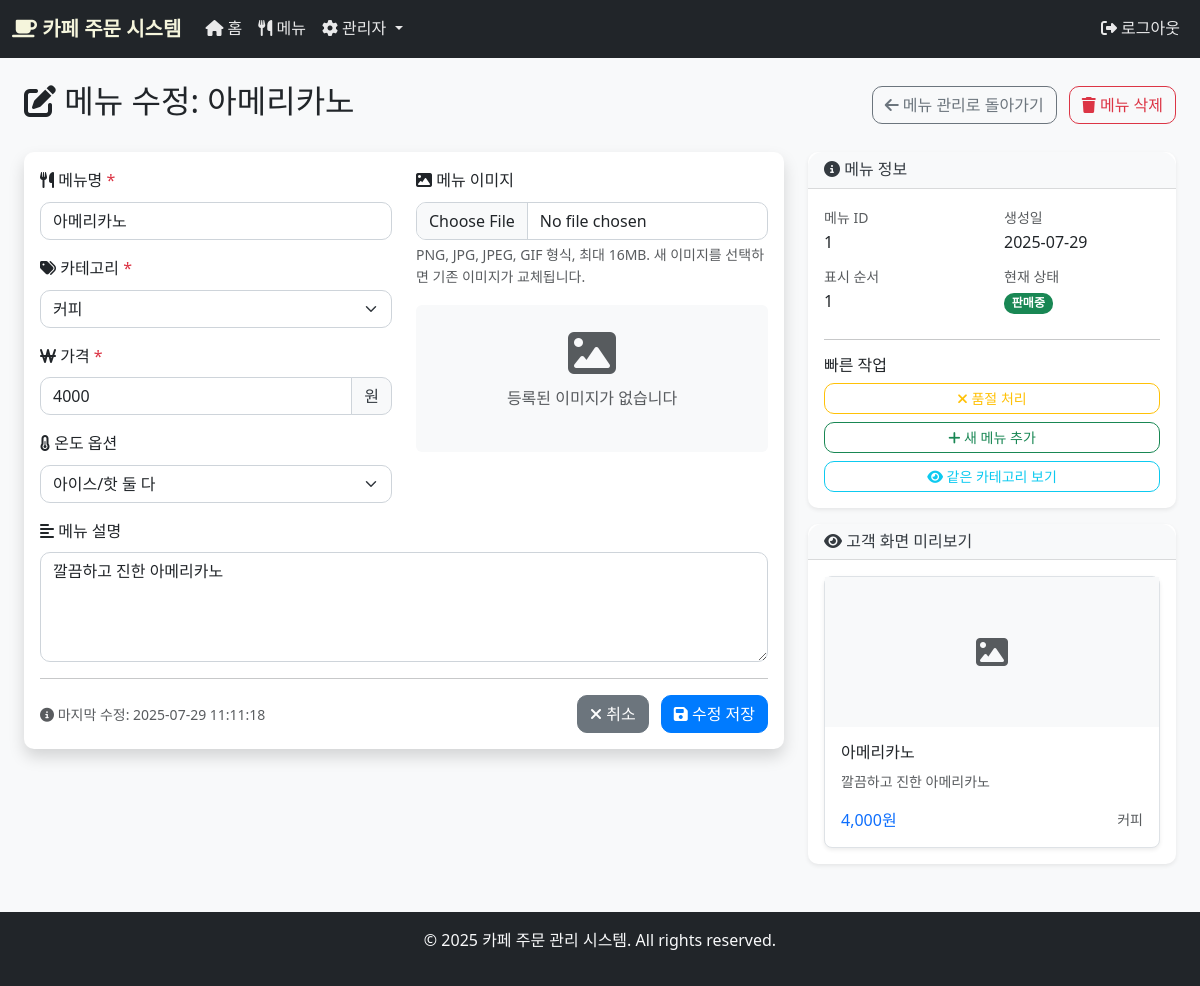
Page /admin/menu/edit/1 (signed in) on the committed database.
### models.py (models this page shows, shortened)
class Menu(db.Model):
    __tablename__ = 'cafe_menu'
    id = db.Column(db.Integer, primary_key=True)
    name = db.Column(db.String(100), nullable=False)
    category = db.Column(db.String(50), nullable=False)
    price = db.Column(db.Float, nullable=False)
    description = db.Column(db.Text)
    image = db.Column(db.String(255))
    temperature_option = db.Column(db.String(20), default='both')  # 'ice', 'hot', 'both'
    display_order = db.Column(db.Integer, default=9999)
    is_soldout = db.Column(db.Boolean, default=False)
    created_at = db.Column(db.DateTime, default=datetime.now)
    updated_at = db.Column(db.DateTime, default=datetime.now, onupdate=datetime.now)
    order_items = db.relationship('OrderItem', backref='menu', lazy=True)

### app.py (the view)
    def decorated_function(*args, **kwargs):
        if not session.get('admin_logged_in'):
            return redirect(url_for('admin_login'))
        return f(*args, **kwargs)

### app.py (called while the page is built, shortened)
def login_required(f):
    def decorated_function(*args, **kwargs):
        if not session.get('admin_logged_in'):
            return redirect(url_for('admin_login'))
        return f(*args, **kwargs)
    decorated_function.__name__ = f.__name__
    return decorated_function

@app.route('/admin/menu/edit/<int:menu_id>', methods=['GET', 'POST'])
@login_required
def edit_menu(menu_id):
    menu = Menu.query.get_or_404(menu_id)
    categories = get_categories()
    return render_template('admin/edit_menu.html', menu=menu, categories=categories)

@app.context_processor
def inject_globals():
    cart_count = 0
    if 'cart' in session:
        cart_count = sum(item['quantity'] for item in session['cart'].values())
    return {
        'cart_count': cart_count,
        'admin_logged_in': session.get('admin_logged_in', False),
        'current_year': datetime.now().year
    }

### models.py (called while the page is built)
def get_categories():
    categories = db.session.query(Menu.category).distinct().all()
    return [category[0] for category in categories]

### templates/admin/edit_menu.html (shortened to what this page needs)
{% extends "base.html" %}
{% block content %}
<div class="container-fluid">
    <div class="row mb-4">
        <div class="col-12">
            <div class="d-flex justify-content-between align-items-center">
                <h2>
                    <i class="fas fa-edit"></i> 메뉴 수정: {{ menu.name }}
                </h2>
                <div>
                    <a href="{{ url_for('admin_menu') }}" class="btn btn-outline-secondary me-2">
                        <i class="fas fa-arrow-left"></i> 메뉴 관리로 돌아가기
                    </a>
                    <a href="{{ url_for('delete_menu', menu_id=menu.id) }}"
                       class="btn btn-outline-danger"
                       onclick="return confirm('정말로 이 메뉴를 삭제하시겠습니까?')">
                        <i class="fas fa-trash"></i> 메뉴 삭제
                    </a>
                </div>
            </div>
        </div>
    </div>
    <div class="row justify-content-center">
        <div class="col-lg-8">
            <div class="card shadow">
                <div class="card-body">
                    <form method="post" enctype="multipart/form-data" id="editMenuForm">
                        <div class="row">
                            <div class="col-md-6">
                                <div class="mb-3">
                                    <label for="name" class="form-label">
                                        <i class="fas fa-utensils"></i> 메뉴명 <span class="text-danger">*</span>
                                    </label>
                                    <input type="text" class="form-control" id="name" name="name"
                                           required value="{{ menu.name }}" placeholder="메뉴 이름을 입력하세요">
                                </div>
                                <div class="mb-3">
                                    <label for="category" class="form-label">
                                        <i class="fas fa-tags"></i> 카테고리 <span class="text-danger">*</span>
                                    </label>
                                    <select class="form-select" id="category" name="category" required>
                                        {% for category in categories %}
                                        <option value="{{ category }}" {% if category == menu.category %}selected{% endif %}>
                                            {{ category }}
                                        </option>
                                        {% endfor %}
                                    </select>
                                </div>
                                <div class="mb-3">
                                    <label for="price" class="form-label">
                                        <i class="fas fa-won-sign"></i> 가격 <span class="text-danger">*</span>
                                    </label>
                                    <div class="input-group">
                                        <input type="number" class="form-control" id="price" name="price"
                                               required min="0" step="100" value="{{ menu.price|int }}">
                                        <span class="input-group-text">원</span>
                                    </div>
                                </div>
                                <div class="mb-3">
                                    <label for="temperature_option" class="form-label">
                                        <i class="fas fa-thermometer-half"></i> 온도 옵션
                                    </label>
                                    <select class="form-select" id="temperature_option" name="temperature_option">
                                        <option value="both" {% if menu.temperature_option == 'both' %}selected{% endif %}>
                                            아이스/핫 둘 다
                                        </option>
                                    </select>
                                </div>
                            </div>
                            <div class="col-md-6">
                                <div class="mb-3">
                                    <label for="image" class="form-label">
                                        <i class="fas fa-image"></i> 메뉴 이미지
                                    </label>
                                    <input type="file" class="form-control" id="image" name="image"
                                           accept="image/*" onchange="previewImage(this)">
                                    <div class="form-text">
                                        PNG, JPG, JPEG, GIF 형식, 최대 16MB. 새 이미지를 선택하면 기존 이미지가 교체됩니다.
                                    </div>
                                </div>
                                <div class="mb-3">
                                    <div id="currentImage" class="text-center">
                                        {% if menu.image %}
                                        <div class="mb-2">
                                            <small class="text-muted">현재 이미지:</small>
                                        </div>
                                        <img src="{{ url_for('static', filename='uploads/' + menu.image) }}"
                                             alt="{{ menu.name }}" class="img-thumbnail"
                                             style="max-width: 200px; max-height: 200px;">
                                        {% else %}
                                        <div class="bg-light p-4 rounded">
                                            <i class="fas fa-image fa-3x text-muted"></i>
                                            <p class="text-muted mt-2">등록된 이미지가 없습니다</p>
                                        </div>
                                        {% endif %}
                                    </div>
                                </div>
                            </div>
                        </div>
                        <div class="mb-3">
                            <label for="description" class="form-label">
                                <i class="fas fa-align-left"></i> 메뉴 설명
                            </label>
                            <textarea class="form-control" id="description" name="description" rows="4"
                                    placeholder="메뉴에 대한 설명을 입력하세요">{{ menu.description or '' }}</textarea>
                        </div>
                        <hr>
                        <div class="d-flex justify-content-between align-items-center">
                            <div>
                                <small class="text-muted">
                                    <i class="fas fa-info-circle"></i>
                                    마지막 수정: {{ menu.updated_at.strftime('%Y-%m-%d %H:%M:%S') if menu.updated_at else '없음' }}
                                </small>
                            </div>
                            <div>
                                <a href="{{ url_for('admin_menu') }}" class="btn btn-secondary me-2">
                                    <i class="fas fa-times"></i> 취소
                                </a>
                                <button type="submit" class="btn btn-primary">
                                    <i class="fas fa-save"></i> 수정 저장
                                </button>
                            </div>
                        </div>
                    </form>
                </div>
            </div>
        </div>
        <div class="col-lg-4">
            <div class="card">
                <div class="card-header">
                    <h6 class="mb-0">
                        <i class="fas fa-info-circle"></i> 메뉴 정보
                    </h6>
                </div>
                <div class="card-body">
                    <div class="row">
                        <div class="col-6">
                            <small class="text-muted">메뉴 ID</small>
                            <p class="mb-2">{{ menu.id }}</p>
                        </div>
                        <div class="col-6">
                            <small class="text-muted">생성일</small>
                            <p class="mb-2">{{ menu.created_at.strftime('%Y-%m-%d') if menu.created_at else '없음' }}</p>
                        </div>
                        <div class="col-6">
                            <small class="text-muted">표시 순서</small>
                            <p class="mb-2">{{ menu.display_order }}</p>
                        </div>
                        <div class="col-6">
                            <small class="text-muted">현재 상태</small>
                            <p class="mb-2">
                                {% if menu.is_soldout %}
                                <span class="badge bg-danger">품절</span>
                                {% else %}
                                <span class="badge bg-success">판매중</span>
                                {% endif %}
                            </p>
                        </div>
                    </div>
                    <hr>
                    <h6>빠른 작업</h6>
                    <div class="d-grid gap-2">
                        <button class="btn btn-outline-{% if menu.is_soldout %}success{% else %}warning{% endif %} btn-sm"
                                onclick="toggleSoldout()">
                            {% if menu.is_soldout %}
                            <i class="fas fa-check"></i> 판매 재개
                            {% else %}
                            <i class="fas fa-times"></i> 품절 처리
                            {% endif %}
                        </button>
                        <a href="{{ url_for('add_menu') }}" class="btn btn-outline-success btn-sm">
                            <i class="fas fa-plus"></i> 새 메뉴 추가
                        </a>
                        <a href="{{ url_for('admin_menu', category=menu.category) }}" class="btn btn-outline-info btn-sm">
                            <i class="fas fa-eye"></i> 같은 카테고리 보기
                        </a>
                    </div>
                </div>
            </div>
            <div class="card mt-3">
                <div class="card-header">
                    <h6 class="mb-0">
                        <i class="fas fa-eye"></i> 고객 화면 미리보기
                    </h6>
                </div>
                <div class="card-body">
                    <div class="card menu-preview-card">
                        <div id="previewImageContainer" class="card-img-top">
                            {% if menu.image %}
                            <img src="{{ url_for('static', filename='uploads/' + menu.image) }}"
                                 alt="{{ menu.name }}" style="width: 100%; height: 150px; object-fit: cover;">
                            {% else %}
                            <div class="bg-light d-flex align-items-center justify-content-center" style="height: 150px;">
                                <i class="fas fa-image fa-2x text-muted"></i>
                            </div>
                            {% endif %}
                        </div>
                        <div class="card-body">
                            <h6 class="card-title" id="previewName">{{ menu.name }}</h6>
                            <p class="card-text text-muted small" id="previewDescription">
                                {{ menu.description or '메뉴 설명' }}
                            </p>
                            <div class="d-flex justify-content-between align-items-center">
                                <span class="h6 text-primary mb-0" id="previewPrice">{{ "{:,}".format(menu.price|int) }}원</span>
                                <small class="text-muted" id="previewCategory">{{ menu.category }}</small>
                            </div>
                        </div>
                    </div>
                </div>
            </div>
        </div>
    </div>
</div>
{% endblock %}

### static/css/style.css (style rules this page uses)
:root { --primary-color: #007bff; --success-color: #28a745; --warning-color: #ffc107; --danger-color: #dc3545; --info-color: #17a2b8; --light-color: #f8f9fa; --dark-color: #343a40; --coffee-brown: #8B4513; --cafe-cream: #F5F5DC; }
body { font-family: 'Segoe UI', Tahoma, Geneva, Verdana, sans-serif; background-color: #f8f9fa; line-height: 1.6; }
.card { border: none; border-radius: 15px; box-shadow: 0 0.125rem 0.25rem rgba(0, 0, 0, 0.075); transition: transform 0.2s ease-in-out, box-shadow 0.2s ease-in-out; }
.card-header { background-color: var(--light-color); border-bottom: 1px solid rgba(0, 0, 0, 0.125); border-radius: 15px 15px 0 0 !important; font-weight: 600; color: var(--dark-color); }
.btn { border-radius: 10px; font-weight: 500; transition: all 0.3s ease; }
.btn-primary { background-color: var(--primary-color); border-color: var(--primary-color); }
.badge { border-radius: 10px; }
.form-control, .form-select { border-radius: 10px; border: 1px solid #ced4da; transition: border-color 0.15s ease-in-out, box-shadow 0.15s ease-in-out; }
.input-group-text { border-radius: 0 10px 10px 0; background-color: var(--light-color); border-color: #ced4da; color: var(--dark-color); }

### templates/admin/edit_menu.html (style rules this page uses)
.card { border-radius: 10px; }
.menu-preview-card { border: 1px solid #dee2e6; border-radius: 8px; transition: none; }
.menu-preview-card .card-body { padding: 1rem; }

### rows in the picture
Menu: name "아메리카노", category "커피", price "4000", temperature_option "아이스/핫 둘 다", description "깔끔하고 진한 아메리카노", updated_at "2025-07-29 11:11:18", id "1", created_at "2025-07-29", display_order "1", price "4,000"
